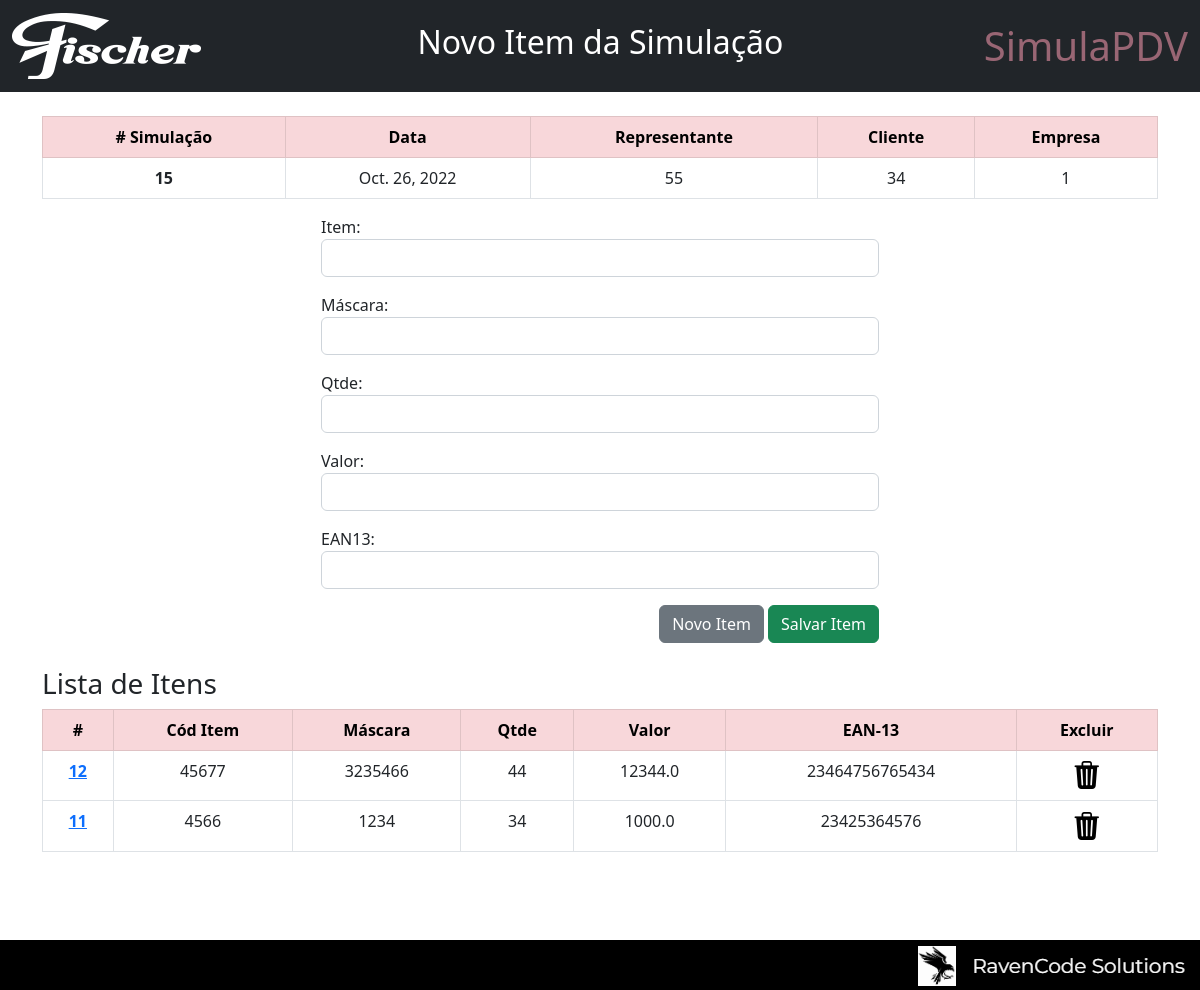
Screenshot of /simulation_items/15 with the database file from the repository.
### pdvSimulations/models.py (models this page shows, shortened)
class Simulacao(models.Model):
    dt_simulacao = models.DateField()
    cod_rep = models.IntegerField()
    cod_cliente = models.IntegerField()
    cod_empr = models.IntegerField(default=1)
    situacao = models.BooleanField(default=True)

class Itens_Simulacao(models.Model):
    simulacao = models.ForeignKey(Simulacao,on_delete=models.CASCADE)
    cod_item = models.CharField(max_length=20)
    cod_mascara = models.CharField(max_length=20,blank=True)
    qtde = models.IntegerField()
    valor = models.FloatField()
    ean_item = models.CharField(max_length=20)
    situacao = models.BooleanField(default=True)

### pdvSimulations/views.py (the view)
# urls.py: path('simulation_items/<simulation_id>', views.simulation_items, name='simulation_items'),
def simulation_items(request, simulation_id):
    simulacao = Simulacao.objects.get(pk=simulation_id)
    if request.method == 'POST':
        form = NovoItem(request.POST or None)
        if form.is_valid():
            item_simulacao = form.save(commit=False)
            item_simulacao.simulacao_id = simulation_id
            form.save()
    form = NovoItem()
    lista_itens = Itens_Simulacao.objects.filter(simulacao_id=simulation_id).order_by('-id')
    return render(request, 'simulation_items.html',{'title':'Novo Item da Simulação','simulacao':simulacao,'form': form,'lista_itens':lista_itens})

### pdvSimulations/forms.py
class NovoItem(forms.ModelForm):
    class Meta:
        model = Itens_Simulacao
        fields = ('cod_item','cod_mascara','qtde','valor','ean_item')#,'situacao')
        labels = {
            'cod_item':'Item:',
            'cod_mascara':'Máscara:',
            'qtde':'Qtde:',
            'valor':'Valor:',
            'ean_item':'EAN13:'
        }
        widgets = {
            'cod_item':forms.TextInput(attrs={'class':'form-control'}),
            'cod_mascara':forms.TextInput(attrs={'class':'form-control'}),
            'qtde':forms.NumberInput( attrs={'class':'form-control'}),
            'valor':forms.NumberInput(attrs={'class':'form-control'}),
            'ean_item':forms.TextInput(attrs={'class':'form-control'})
        }

### pdvSimulations/templates/simulation_items.html (shortened to what this page needs)
{% extends 'base.html' %}
{% block title %} {{title}} {% endblock %}
{% block content %}
    <table class="table table-bordered">
        <thead>
            <tr class="table-danger text-center">
                <th># Simulação</th>
                <th>Data</th>
                <th>Representante</th>
                <th>Cliente</th>
                <th>Empresa</th>
            </tr>
        </thead>
        <tbody class="text-center">
            <tr>
                <th>{{ simulacao.id }}</th>
                <td>{{ simulacao.dt_simulacao }}</td>
                <td>{{ simulacao.cod_rep }}</td>
                <td>{{ simulacao.cod_cliente }}</td>
                <td>{{ simulacao.cod_empr }}</td>
            </tr>
        </tbody>
    </table>
    <div class="col-md-6 offset-md-3">
        <form method="POST">
            {{ form.as_p }}
            <div class="text-end">
                <button onclick="location.href='{% url 'simulation_items' simulacao.id %}'" type="button" class="btn btn-secondary">Novo Item</button>
                <input type="submit" value="Salvar Item" class="btn btn-success">
            </div>
        </form>
    </div>
    <br>
    {% if lista_itens %}
    <h3>Lista de Itens</h3>
    <table class="table table-bordered">
        <thead>
            <tr class="table-danger text-center">
                <th>#</th>
                <th>Cód Item</th>
                <th>Máscara</th>
                <th>Qtde</th>
                <th>Valor</th>
                <th>EAN-13</th>
                <th>Excluir</th>
            </tr>
        </thead>
        {% for item in lista_itens %}
            <tbody class="text-center">
                <tr>
                    <th scope="row"><a href="{% url 'edit_items' item.id %}">{{ item.id }}</a></th>
                    <td>{{ item.cod_item }}</td>
                    <td>{{ item.cod_mascara }}</td>
                    <td>{{ item.qtde }}</td>
                    <td>{{ item.valor }}</td>
                    <td>{{ item.ean_item }}</td>
                    <td><a onclick="return confirm('Confirma a Exclusão do Item?')" href="{% url 'delete_items' item.id %}"><i style="color: black;" class="bi bi-trash3-fill h3"></i></a></td>
                </tr>
            </tbody>
        {% endfor %}
        </table>
    {% endif %}
<br>
<br>
{% endblock %}

### rows the page displays
Simulacao: id "15", dt_simulacao "Oct. 26, 2022", cod_rep "55", cod_cliente "34", cod_empr "1"
Itens_Simulacao: id "12", cod_item "45677", cod_mascara "3235466", qtde "44", valor "12344.0", ean_item "23464756765434"
Itens_Simulacao: id "11", cod_item "4566", cod_mascara "1234", qtde "34", valor "1000.0", ean_item "23425364576"

### other values shown
{{ title }} "Novo Item da Simulação"
